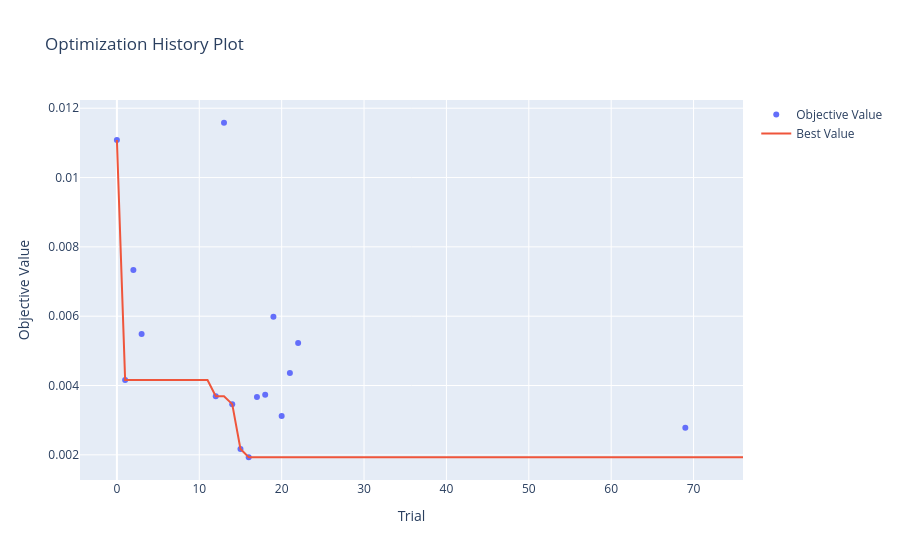

Source (notebook cell):
### Code cell
vis.plot_optimization_history(study).show()
